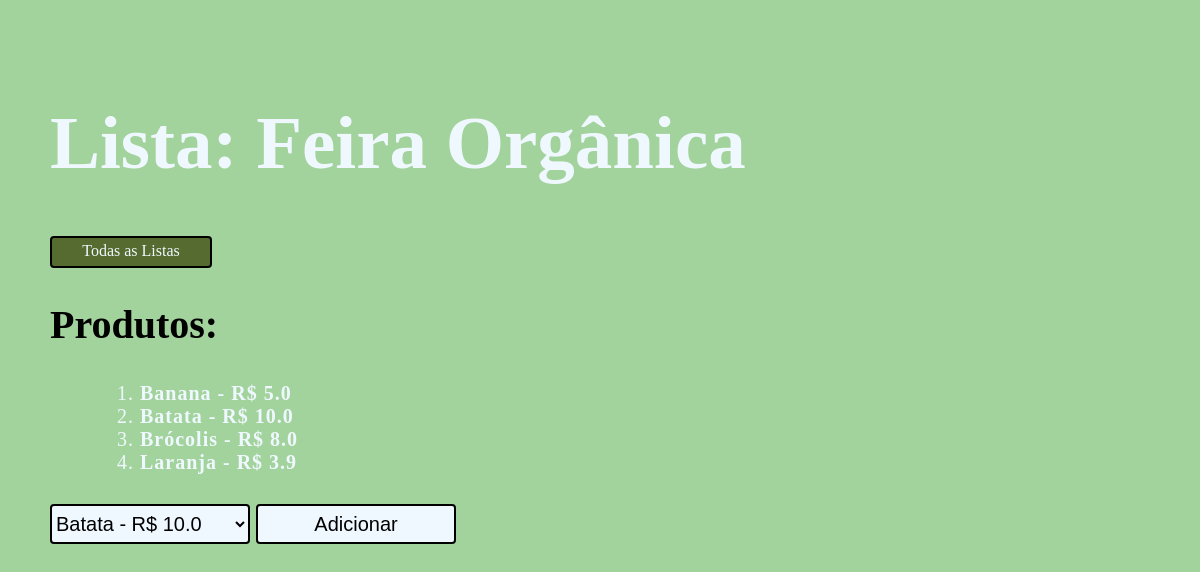
The page /listas/2 on the database its author committed.
### listas/models.py (models this page shows, shortened)
class Lista(models.Model):
    nome_lista = models.CharField(max_length=64)

class Produto(models.Model):
    produto = models.CharField(max_length=64)
    preco = models.FloatField()
    nome = models.ManyToManyField(Lista, blank=True, related_name="nome")
    def __str__(self):
        return f"{self.produto} - R$  {self.preco}"

### listas/views.py (the view)
# urls.py: path("<int:lista_id>", views.lista, name="lista"),
def lista(request, lista_id):
    lista = Lista.objects.get(id=lista_id)
    produto = lista.nome.all()
    sem_lista = Produto.objects.exclude(id=lista_id).all()
    return render(request, "listas/lista.html", {
        "lista": lista,
        "produto": produto,
        "sem_lista": sem_lista
    })

### listas/templates/listas/lista.html (shortened to what this page needs)
{% extends "listas/layout.html" %}
{% block body %}
    <h1>Lista: {{ lista.nome_lista }}</h1>
    <a id="back" href="{% url 'listas:index' %}">Todas as Listas</a>
    <h2>Produtos:</h2>
    <ul id="produtos">
        {% for produto in produto %}
            <li><b>{{ produto }}</b></li>
        {% empty %}
            <li>Sem Produtos</li>
        {% endfor %}
    </ul>
    <form action="{% url 'listas:livro' lista.id %}" method="post">
        <select name="produto" id="">
            {% for produto in sem_lista %}
                <option value="{{ produto.id }}">{{ produto }}</option>
            {% endfor %}
        </select>
        <input id="confirma" type="submit" value="Adicionar">
    </form>
{% endblock %}

### listas/templates/listas/layout.html (style rules this page uses)
body { background-color: rgb(163, 211, 156); margin-left: 50px; }
h1 { font-family: 'Trebuchet MS'; color: aliceblue; margin-top: 100px; font-size: 75px; }
ul { list-style-type: decimal; color: aliceblue; font-family: 'Trebuchet MS'; font-size: 25px; margin-left: 50px; }
h2 { font-family: 'Trebuchet MS'; font-size: 40px; }
#produtos { font-family: 'Trebuchet MS'; font-size: 20px; letter-spacing: 1px; }
#back { border: black 2px solid; font-family: 'Trebuchet MS'; border-radius: 4px; color: aliceblue; padding: 4px; text-decoration: none; text-align: center; display: inline-block; width: 150px; height: 20px; transition: .5s; background-color:darkolivegreen; }
form { font-family: 'Trebuchet MS'; color: aliceblue; font-size: 20px; letter-spacing: 1px; }
input { border: solid 2px black; border-radius: 4px; height: 40px; width: 200px; font-size: 20px; margin-top: 10px; }
#confirma { background-color: aliceblue; transition: .5s; }
select { border: solid 2px black; border-radius: 4px; height: 40px; width: 200px; font-size: 20px; margin-top: 10px; background-color: aliceblue; }

### rows shown on the page
Lista: nome_lista "Feira Orgânica"
Produto: produto+preco "Banana - R$ 5.0"
Produto: produto+preco "Batata - R$ 10.0"
Produto: produto+preco "Brócolis - R$ 8.0"
Produto: produto+preco "Laranja - R$ 3.9"

### other values the page prints
form field produto "Batata - R$ 10.0"
